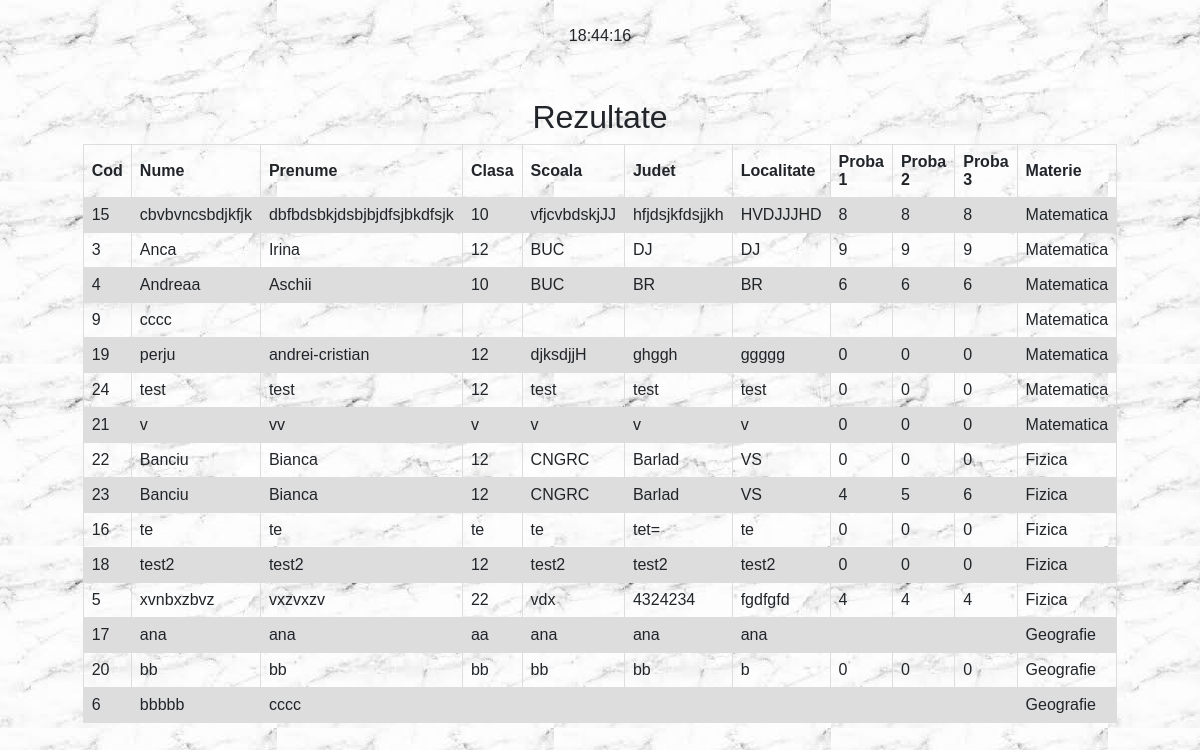
The app's page /home-rezultate.php with its own data.
### tables this page shows
CREATE TABLE `rezultate` (
  `cod` int(45) NOT NULL,
  `nume_candidati` varchar(45) DEFAULT NULL,
  `prenume_candidati` varchar(45) DEFAULT NULL,
  `clasa_candidati` varchar(45) DEFAULT NULL,
  `scoala_candidati` varchar(45) DEFAULT NULL,
  `localitate_candidati` varchar(45) DEFAULT NULL,
  `judet_candidati` varchar(45) DEFAULT NULL,
  `proba1` varchar(45) DEFAULT '0',
  `proba2` varchar(45) DEFAULT '0',
  `proba3` varchar(45) DEFAULT '0',
  `cod_materie` int(11) NOT NULL
);

CREATE TABLE `materie` (
	`cod_materie` int(11) NOT NULL,
	`denumire_materie` varchar(45) DEFAULT NULL
);

### home-rezultate.php (the view, shortened to what this page needs)
<?php $servername = "127.0.0.1";
$username = "root";
$password = "";
$myDB="7YNzXacPRV";
try {
     $conn = new PDO("mysql:host=$servername;dbname=$myDB", $username, $password);
    $conn->setAttribute(PDO::ATTR_ERRMODE, PDO::ERRMODE_EXCEPTION);
    $sql = "select cod,nume_candidati,prenume_candidati,clasa_candidati,scoala_candidati,judet_candidati,localitate_candidati from candidati";
    $query="select cod, nume_candidati, prenume_candidati, clasa_candidati, scoala_candidati, localitate_candidati, judet_candidati, proba1, proba2, proba3, materie.cod_materie as cod_mat, materie.denumire_materie as den_mat from rezultate, materie where rezultate.cod_materie=materie.cod_materie order by cod_mat, nume_candidati";
    }catch(PDOException $e)
    {
    echo $sql . "<br>" . $e->getMessage();
    $conn = null;
    }
?>
<html>
 <head>
 <link rel="stylesheet" href="https://maxcdn.bootstrapcdn.com/bootstrap/4.0.0-beta/css/bootstrap.min.css">
  &nbsp&nbsp&nbsp<center><body onload="startTime()">
<div id="txt"></div></center>
</head>
 <body background="imagini/onpic1.jpg" style="text-align: center">
 <div name="rezultate" style="margin-top: 50px">
  <h2>Rezultate</h2>
 <table align="center">
  <tr>
    <th>Cod</th>
    <th>Nume</th>
    <th>Prenume</th>
    <th>Clasa</th>
    <th>Scoala</th>
    <th>Judet</th>
    <th>Localitate</th>
     <th>Proba 1</th>
      <th>Proba 2</th>
       <th>Proba 3</th>
	   <th>Materie</th>
  <?php
    foreach($conn->query($query) as $row){
    	echo"<tr>";
    	echo "<td>".$row["cod"]."</td>";
    		echo "<td>".$row["nume_candidati"]."</td>";
    			echo "<td>".$row["prenume_candidati"]."</td>";
    				echo "<td>".$row["clasa_candidati"]."</td>";
    					echo "<td>".$row["scoala_candidati"]."</td>";
    						echo "<td>".$row["localitate_candidati"]."</td>";
    						echo "<td>".$row["judet_candidati"]."</td>";
    							echo "<td>".$row["proba1"]."</td>";
    								echo "<td>".$row["proba2"]."</td>";
    									echo "<td>".$row["proba3"]."</td>";
										echo "<td>".$row["den_mat"]."</td>";
    						echo "</tr>";
}
  ?>
</table>
</div>
 </body>
 </html>

### home-rezultate.php (style rules this page uses)
table { font-family: arial, sans-serif; border-collapse: collapse; width: 70%; text-align: center; }
td, th { border: 1px solid #dddddd; text-align: left; padding: 8px; }
tr:nth-child(even) { background-color: #dddddd; }
body { font-family: Arial; height :100%; margin: 0; }

### records on screen
rezultate: cod "15", nume_candidati "cbvbvncsbdjkfjk", prenume_candidati "dbfbdsbkjdsbjbjdfsjbkdfsjk", clasa_candidati "10", scoala_candidati "vfjcvbdskjJJ", localitate_candidati "hfjdsjkfdsjjkh", judet_candidati "HVDJJJHD", proba1 "8", proba2 "8", proba3 "8", cod_materie.denumire_materie "Matematica"
rezultate: cod "3", nume_candidati "Anca", prenume_candidati "Irina", clasa_candidati "12", scoala_candidati "BUC", localitate_candidati "DJ", judet_candidati "DJ", proba1 "9", proba2 "9", proba3 "9", cod_materie.denumire_materie "Matematica"
rezultate: cod "4", nume_candidati "Andreaa", prenume_candidati "Aschii", clasa_candidati "10", scoala_candidati "BUC", localitate_candidati "BR", judet_candidati "BR", proba1 "6", proba2 "6", proba3 "6", cod_materie.denumire_materie "Matematica"
rezultate: cod "9", nume_candidati "cccc", cod_materie.denumire_materie "Matematica"
rezultate: cod "19", nume_candidati "perju", prenume_candidati "andrei-cristian", clasa_candidati "12", scoala_candidati "djksdjjH", localitate_candidati "ghggh", judet_candidati "ggggg", proba1 "0", proba2 "0", proba3 "0", cod_materie.denumire_materie "Matematica"
rezultate: cod "24", nume_candidati "test", prenume_candidati "test", clasa_candidati "12", scoala_candidati "test", localitate_candidati "test", judet_candidati "test", proba1 "0", proba2 "0", proba3 "0", cod_materie.denumire_materie "Matematica"
rezultate: cod "21", nume_candidati "v", prenume_candidati "vv", clasa_candidati "v", scoala_candidati "v", localitate_candidati "v", judet_candidati "v", proba1 "0", proba2 "0", proba3 "0", cod_materie.denumire_materie "Matematica"
rezultate: cod "22", nume_candidati "Banciu", prenume_candidati "Bianca", clasa_candidati "12", scoala_candidati "CNGRC", localitate_candidati "Barlad", judet_candidati "VS", proba1 "0", proba2 "0", proba3 "0", cod_materie.denumire_materie "Fizica"
rezultate: cod "23", nume_candidati "Banciu", prenume_candidati "Bianca", clasa_candidati "12", scoala_candidati "CNGRC", localitate_candidati "Barlad", judet_candidati "VS", proba1 "4", proba2 "5", proba3 "6", cod_materie.denumire_materie "Fizica"
rezultate: cod "16", nume_candidati "te", prenume_candidati "te", clasa_candidati "te", scoala_candidati "te", localitate_candidati "tet=", judet_candidati "te", proba1 "0", proba2 "0", proba3 "0", cod_materie.denumire_materie "Fizica"
rezultate: cod "18", nume_candidati "test2", prenume_candidati "test2", clasa_candidati "12", scoala_candidati "test2", localitate_candidati "test2", judet_candidati "test2", proba1 "0", proba2 "0", proba3 "0", cod_materie.denumire_materie "Fizica"
rezultate: cod "5", nume_candidati "xvnbxzbvz", prenume_candidati "vxzvxzv", clasa_candidati "22", scoala_candidati "vdx", localitate_candidati "4324234", judet_candidati "fgdfgfd", proba1 "4", proba2 "4", proba3 "4", cod_materie.denumire_materie "Fizica"
rezultate: cod "17", nume_candidati "ana", prenume_candidati "ana", clasa_candidati "aa", scoala_candidati "ana", localitate_candidati "ana", judet_candidati "ana", cod_materie.denumire_materie "Geografie"
rezultate: cod "20", nume_candidati "bb", prenume_candidati "bb", clasa_candidati "bb", scoala_candidati "bb", localitate_candidati "bb", judet_candidati "b", proba1 "0", proba2 "0", proba3 "0", cod_materie.denumire_materie "Geografie"
rezultate: cod "6", nume_candidati "bbbbb", prenume_candidati "cccc", cod_materie.denumire_materie "Geografie"
